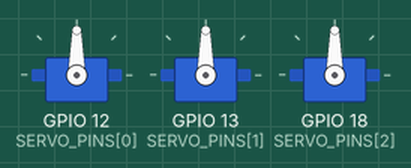
Recording of a program running on a simulated Raspberry Pi (BCM pin numbers). Shown: 3 × servo. Servo angles are drawn from the pulse width (0.5 ms = 0°, 2.5 ms = 180°).

Above: at 0.05 s.
At 4.0 s:
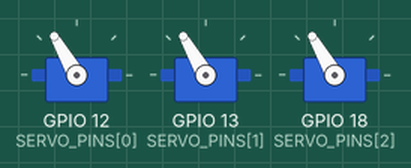
Timing chart, 0 to 5.2 s (numbered marks = the images above):
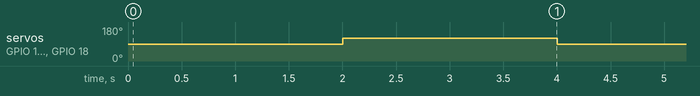

The program:

servo_basic.py
```python
import pigpio
import time

# Initialisation des servos
pi = pigpio.pi()
SERVO_PINS = [12, 13, 18]
MIN_PULSE = 500
MAX_PULSE = 2500

ANGLE1 = 90
ANGLE2 = 120

def set_servo_angle(pin, angle):
    pulse_width = MIN_PULSE + (angle / 180.0) * (MAX_PULSE - MIN_PULSE)
    pi.set_servo_pulsewidth(pin, pulse_width)

while True:
    for index in range(len(SERVO_PINS)):
        set_servo_angle(SERVO_PINS[index], ANGLE1)

    time.sleep(2)

    for index in range(len(SERVO_PINS)):
        set_servo_angle(SERVO_PINS[index], ANGLE2)

    time.sleep(2)

for pin in SERVO_PINS:
    pi.set_servo_pulsewidth(pin, 0)
pi.stop()
```

Measured:
- by itself, servo on GPIO 12 (SERVO_PINS[0]), servo on GPIO 13 (SERVO_PINS[1]), servo on GPIO 18 (SERVO_PINS[2]): alternates 120° for 2.0 s and 90° for 2.0 s
